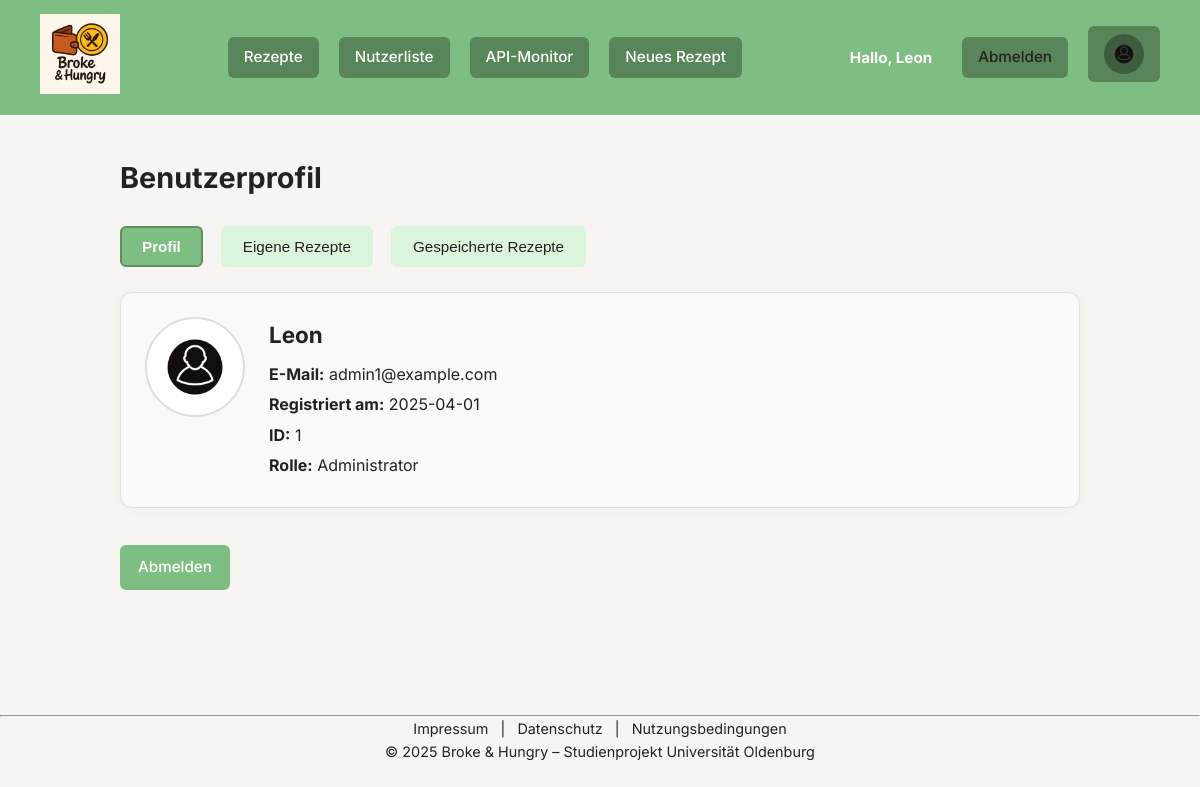
The page /index.php?page=nutzer (signed in) on the database its author committed.
### tables this page shows
CREATE TABLE Nutzer (
            NutzerID INTEGER PRIMARY KEY AUTOINCREMENT,
            Benutzername TEXT NOT NULL,
            Email TEXT NOT NULL UNIQUE,
            PasswortHash TEXT NOT NULL,
            RegistrierungsDatum TEXT NOT NULL,
            IstAdmin INTEGER NOT NULL DEFAULT 0
        );

### php/controller/NutzerController.php (called while the page is built, shortened)
<?php
require_once __DIR__ . '/../model/NutzerDAO.php';
function showNutzerProfil(): void {
    $nutzerDAO = new NutzerDAO();
    $nutzer = $nutzerDAO->findeNachID((int)$_SESSION['nutzerId']);
    require 'php/view/nutzer.php';
}

### data/pdo.php (called while the page is built)
<?php
class Database {
    private static ?PDO $pdo = null;
    public static function getConnection(): PDO {
        if (self::$pdo === null) {
            try {
                $dsn = 'sqlite:' . __DIR__ . '/brokeandhungry.sqlite';
                self::$pdo = new PDO($dsn);
                self::$pdo->setAttribute(PDO::ATTR_ERRMODE, PDO::ERRMODE_EXCEPTION);
                self::$pdo->setAttribute(PDO::ATTR_DEFAULT_FETCH_MODE, PDO::FETCH_ASSOC);
                self::$pdo->setAttribute(PDO::ATTR_EMULATE_PREPARES, false);
                self::$pdo->exec('PRAGMA foreign_keys = ON');
                self::$pdo->exec('PRAGMA journal_mode = WAL');
            } catch (PDOException $e) {
                error_log("SQLite-Datenbankverbindungsfehler: " . $e->getMessage());
                throw new RuntimeException("Datenbankverbindung fehlgeschlagen: " . $e->getMessage());
            }
        }
        return self::$pdo;
    }
}

### php/model/NutzerDAO.php (called while the page is built, shortened)
<?php
require_once __DIR__ . '/../model/Nutzer.php';
class NutzerDAO {
    private PDO $db;
    public function __construct() {
        $this->db = Database::getConnection();
    }
    public function findeNachID(int $id): ?Nutzer {
        $stmt = $this->db->prepare("SELECT * FROM Nutzer WHERE NutzerID = ?");
        $stmt->execute([$id]);
        $row = $stmt->fetch(PDO::FETCH_ASSOC);
        return $row ? new Nutzer(
            (int)$row['NutzerID'],
            $row['Benutzername'] ?? "",
            $row['Email'],
            $row['PasswortHash'],
            $row['RegistrierungsDatum'],
            (bool)($row['IstAdmin'] ?? false)
        ) : null;
    }
}

### php/model/Nutzer.php (called while the page is built, shortened)
<?php
class Nutzer {
    public function __construct(
        int $id,
        string $benutzername,
        string $email,
        string $passwortHash,
        string $registrierungsDatum,
        bool $istAdmin = false
    ) {
        $this->id = $id;
        $this->benutzername = $benutzername;
        $this->email = $email;
        $this->registrierungsDatum = $registrierungsDatum;
    }
}

### php/view/nutzer.php (the view, shortened to what this page needs)
<main>
    <h2>Benutzerprofil</h2>
    <?php if (!empty($nutzer)):
        $istAdmin = false;
        if (!empty($nutzer)) {
            $istAdmin = !empty($nutzer->istAdmin);
        }
        ?>
        <nav class="tabs">
            <button class="tab-button active" data-tab="profil" onclick="showNutzerTab('profil')">Profil</button>
            <button class="tab-button" data-tab="eigene" onclick="showNutzerTab('eigene')">Eigene Rezepte</button>
            <button class="tab-button" data-tab="gespeichert" onclick="showNutzerTab('gespeichert')">Gespeicherte Rezepte</button>
        </nav>
        <section class="tab-content active" id="profil">
            <div class="profilkarte">
                <div class="profilbild">
                    <img src="images/Icon Nutzer ChatGPT.webp" alt="Profilbild" >
                </div>
                <div class="profildaten">
                    <h3><?= htmlspecialchars($nutzer->benutzername ?? '-') ?></h3>
                    <p><strong>E-Mail:</strong> <?= htmlspecialchars($nutzer->email ?? '-') ?></p>
                    <p><strong>Registriert am:</strong> <?= htmlspecialchars($nutzer->registrierungsDatum ?? '-') ?></p>
                    <?php if ($istAdmin): ?>
                        <p><strong>ID:</strong> <?= htmlspecialchars($nutzer->id ?? '-') ?></p>
                        <p><strong>Rolle:</strong> Administrator</p>
                    <?php else: ?>
                        <input type="hidden" name="nutzerId" value="<?= htmlspecialchars($nutzer->id ?? '') ?>">
                    <?php endif; ?>
                </div>
            </div>
        </section>
        <div class="nutzer-aktionen-container">
            <a href="index.php?page=abmeldung" class="btn">Abmelden</a>
        </div>
    <?php else: ?>
        <p>Nutzer nicht gefunden.</p>
    <?php endif; ?>
</main>

### css/style.css (style rules this page uses)
:root { --accent: #7fbe82; --accent-dark: #5e8f60; --bg: #f7f5f2; --text: #272020; --muted: #666; --card-bg: #f9f9f9; --border: #e0e0e0; --btn-hover: #5e8f60; --header-btn-bg: rgba(0, 0, 0, 0.3); --header-btn-bg-hover: rgba(0, 0, 0, 0.6); --header-btn-txt: #fff; --header-btn-txt-hover: #fff; }
* { box-sizing: border-box; margin: 0; padding: 0; }
body { font-family: 'Inter', sans-serif; background-color: var(--bg); color: var(--text); line-height: 1.6; font-size: 16px; -webkit-font-smoothing: antialiased; -moz-osx-font-smoothing: grayscale; }
h2, main h2 { font-size: 1.8rem; margin-bottom: 20px; color: var(--text); }
h3 { font-size: 1.2rem; margin-bottom: 10px; color: var(--text); }
main p { margin-bottom: 15px; }
a { color: #000; text-decoration: none; }
.btn, button, input[type="submit"], input[type="reset"], input[type="button"] { background-color: var(--accent); color: #fff; border: none; border-radius: 6px; padding: 10px 18px; font-size: 0.95rem; font-weight: 500; cursor: pointer; margin: 5px 8px 5px 0; display: inline-flex; align-items: center; justify-content: center; transition: background-color 0.3s; }
main { padding: 40px 20px; max-width: 1000px; margin: 0 auto; }
.tabs { display: flex; gap: 10px; margin-bottom: 20px; }
.tab-button { padding: 10px 20px; background-color: #daf5dc; border: 2px solid transparent; color: var(--text); font-weight: 500; border-radius: 6px; }
.tab-button.active { background-color: var(--accent); border-color: var(--accent-dark); color: white; font-weight: bold; }
.tab-content { display: none; }
.tab-content.active { display: block; }
.profilkarte { display: flex; flex-wrap: wrap; align-items: flex-start; gap: 1.5em; padding: 1.5em; border-radius: 0.75em; background-color: var(--card-bg, #f9f9f9); border: 1px solid var(--border, #e0e0e0); box-shadow: 0 2px 8px rgba(0,0,0,0.04); max-width: 100%; margin-bottom: 2em; }
.profilbild img { max-width: 100px; width: 25vw; height: auto; aspect-ratio: 1 / 1; border-radius: 50%; object-fit: cover; border: 2px solid #ddd; padding: 0.4em; background-color: #fff; }
.profildaten { flex: 1; min-width: 200px; }
.profildaten h3 { font-size: 1.4em; margin-bottom: 0.4em; color: var(--text, #272020); }
.profildaten p { font-size: 1em; margin: 0.3em 0; color: var(--text, #272020); }
.tab-content { display: none !important; }
.tab-content.active { display: block !important; }

### rows shown on the page
nutzer: Benutzername "Leon", Email "admin1@example.com", RegistrierungsDatum "2025-04-01", NutzerID "1"

### other values the page prints
$_SESSION['benutzername'] "Leon"
